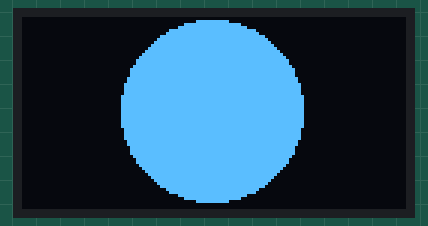
A sketch run on a simulated Arduino Uno, built with avr-gcc and run on an emulated ATmega328P. On the bench: 128×64 one-colour display.

Above: at 0.1 s.
At 0.6 s:
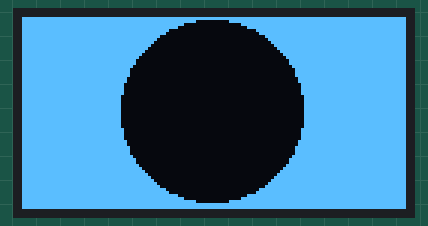

Measured:
- what the display in image 1 shows lasts 1.0 s, from 0.6 s to 1.6 s

The sketch:

exp18-4.ino
```cpp
#include <Wire.h>
#include <Adafruit_GFX.h>
#include <Adafruit_SSD1306.h>
#define OLED_ADDR   0x3C  // OLED I2C Address
#define SCREEN_WIDTH 128  // OLED display width  (pixels)
#define SCREEN_HEIGHT 64  // OLED display height (pixels)
//declare SSD1306 object connected to I2C
Adafruit_SSD1306 oled(SCREEN_WIDTH, SCREEN_HEIGHT, &Wire, -1);

void setup()
{
   // initialize with the I2C addr 0x3C
   oled.begin(SSD1306_SWITCHCAPVCC, OLED_ADDR);
}

void loop()
{
   // Clear display
   oled.clearDisplay();

   // Draw circle
   oled.clearDisplay();
   oled.fillCircle(63, 31, 30, WHITE);
   oled.display();
   delay(500);

   oled.invertDisplay(true);
   delay(1000);
   oled.invertDisplay(false);
   delay(500);
}
```
